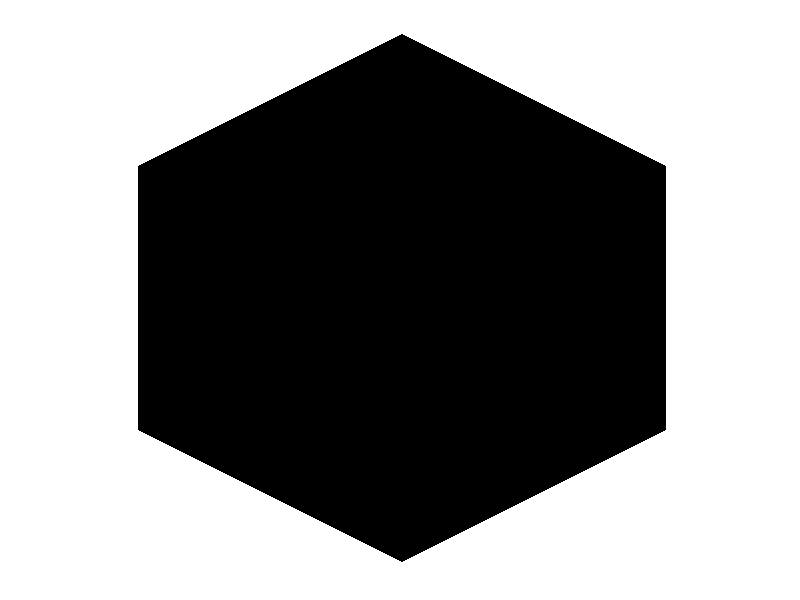

R code for this plot: (Note: a time limit stopped this script after it produced the figure.)
#========================================================
# Deterministic Algorithm Example: Sierpinski Pentagon
#========================================================


library(ggplot2)

# = Pick the number of iterations =
N <- 4

lambda <- 1/3

# = Define the functions =
theta <- 0
R <- matrix(data=c(cos(theta), -sin(theta), sin(theta), cos(theta)), byrow=TRUE, nrow=2, ncol=2)

A <- lambda*R


f_1 <- function(x){
  A%*%x + c(0, 2/3)
}

f_2 <- function(x){
  A%*%x + c(1/sqrt(3),1/3)
}

f_3 <- function(x){
  A%*%x + c(-1/sqrt(3),1/3)
}

f_4 <- function(x){
  A%*%x + c(-1/sqrt(3),-1/3)
}

f_5 <- function(x){
  A%*%x + c(1/sqrt(3),-1/3)
}

f_6 <- function(x){
  A%*%x + c(0, -2/3)
}


# = = = = = = = = = = = = 

# = Define the starting set =



a <- c(0, 1)
b <- c(sqrt(3)/2, 1/2)
c <- c(sqrt(3)/2, -1/2)
d <- c(0, -1)
e <- c(-sqrt(3)/2, -1/2)
f <- c(-sqrt(3)/2, 1/2)

S<-list()
S[[1]] <- a
S[[2]] <- b
S[[3]] <- c
S[[4]] <- d
S[[5]] <- e
S[[6]] <- f

ref <- c(0, 0)

# Plot the starting set
# = Prep to plot the lines between the pairs of points in the list S

X1<-vector()
X2<-vector()

for(j in 1:length(S)){
  p <- S[[j]]
  X1[j] <- p[1]
  X2[j] <- p[2]
  
} 

# Combine regions into one dataframe, using convex hull to fix ordering
df <- data.frame(X1 = X1, X2 = X2)

# Define id variables to specify groups to be shaded
ids <- c(1)

# Combine a ids, a constant shading value, and vertices
datapoly <- data.frame(
  id = rep(ids, each = 6),
  value = rep(1, each = 6),
  x = df$X1,
  y = df$X2
)

 #Create the plot
 p <- ggplot(datapoly, aes(x = x, y = y)) +
   geom_polygon(aes(fill = value, group = id))
 p + guides(fill=FALSE) +
   scale_fill_gradient(low="black", high="black") +
   theme(aspect.ratio=1) + xlab("") + ylab("") + theme(aspect.ratio=1) +
   theme(axis.line=element_blank(),
         axis.text.x=element_blank(),
         axis.text.y=element_blank(),
         axis.ticks=element_blank(),
         axis.title.x=element_blank(),
         axis.title.y=element_blank(),
         legend.position="none",
         panel.background=element_blank(),
         panel.border=element_blank(),
         panel.grid.major=element_blank(),
         panel.grid.minor=element_blank(),
         plot.background=element_blank())


# = = = = = = = = = = = = = = = = = = = = = = = = =


# = Iterate the functions =

FF <- list()
pts <- list()
refs <- list()

refs[[1]] <- ref

for(i in 1:N){
  
  for(j in 1:length(refs)){
    this_ref <- unlist(refs[[j]])
    pts[[j]] <- list(f_1(refs[[j]]),
                     f_2(refs[[j]]),
                     f_3(refs[[j]]),
                     f_4(refs[[j]]),
                     f_5(refs[[j]]),
                     f_6(refs[[j]]))
  }
  
  for(j in 1:length(S)){
    
    FF[[j]] <- list(f_1(S[[j]]),
                    f_2(S[[j]]),
                    f_3(S[[j]]),
                    f_4(S[[j]]),
                    f_5(S[[j]]),
                    f_6(S[[j]]))
    
  }
  
  S <- unlist(FF, recursive = FALSE)
  refs <- unlist(pts, recursive=FALSE)
}


# = Prep to plot the lines between the pairs of points in the list S

X<-vector()
Y<-vector()

for(j in 1:length(S)){
  p <- S[[j]]
  X[j] <- p[1]
  Y[j] <- p[2]
  
} 

# Prepare reference x and y values
x<-vector()
y<-vector()

for(j in 1:length(refs)){
  r <- refs[[j]]
  x[j] <- r[1]
  y[j] <- r[2]
} 

#----------------------------------------------------------
# Prepare a list of vertices to use as the shading polygons

refs_df <- data.frame(x,y)
pts_df <- data.frame(X, Y)
regions <- list()
corners <- list()

#shrink <- lambda^N
shrink <- lambda^N + 0.0001
#shrink <- 1.1755*lambda^N

for(i in 1:length(refs)){
  for(j in 1: nrow(pts_df)){
    how_far <- c(sqrt((pts_df[[j,1]]-refs_df[[i,1]])^2 + (pts_df[[j,2]]-refs_df[[i,2]])^2))
    if(how_far <= shrink){
      corners[[j]] <- pts_df[j,]
    } else{corners[[j]] <- NA}
  }
  regions[[i]]<- corners
}

#-----------------------------------------------
# Convert each list of vertices to a dataframe

regions_dfs <- list()

for(j in 1:length(regions)){
  
  test_region <- regions[[j]]
  tr_df <- data.frame(matrix(NA, nrow = length(test_region), ncol = 2))
  
  for(i in 1:length(test_region)){
    if(length(test_region[[i]][1])>0 & length(test_region[[i]][2])>0){
      
      tr_df[i,1] <- test_region[[i]][1]
      tr_df[i,2] <- test_region[[i]][2]
      
    }
  }
  
  # Remove null rows
  tr_df <- tr_df[unique(which(!is.na(tr_df), arr.ind = TRUE)[,1]),]
  
  # Remove duplicates
  tr_df <- tr_df[!duplicated(round(tr_df, digits=4)), ]
  
  # Add to list of dataframes
  regions_dfs[[j]] <- tr_df
}

#---------------------------------------------------------------------------------
# Plot the shading using geom_polygon
# When using geom_polygon, you will typically need two data frames:
# one contains the coordinates of each polygon (positions),  and the
# other the values associated with each polygon (values).  An id
# variable links the two together

# Combine regions into one dataframe, using convex hull to fix ordering
df <- regions_dfs[[1]]
df <- df[chull(df),]

for(i in 2:length(regions_dfs)){
  add_below <- regions_dfs[[i]]
  df <- rbind(df, add_below[chull(add_below),])
}
row.names(df) <- c(1:nrow(df))

# Define id variables to specify groups to be shaded
ids <- c(1:length(regions_dfs))

# Combine a ids, a constant shading value, and vertices
datapoly <- data.frame(
  id = rep(ids, each = 6),
  value = rep(1, each = 6^N),
  x = df$X1,
  y = df$X2
)

# Create the plot
p <- ggplot(datapoly, aes(x = x, y = y)) +
  geom_polygon(aes(fill = value, group = id))
p + guides(fill=FALSE) +
  scale_fill_gradient(low="black", high="black") +
  theme(aspect.ratio=1) + xlab("") + ylab("")

#Create the plot
p <- ggplot(datapoly, aes(x = x, y = y)) +
  geom_polygon(aes(fill = value, group = id))
p + guides(fill=FALSE) +
  scale_fill_gradient(low="black", high="black") +
  theme(aspect.ratio=1) + xlab("") + ylab("") + theme(aspect.ratio=1) +
  theme(axis.line=element_blank(),
        axis.text.x=element_blank(),
        axis.text.y=element_blank(),
        axis.ticks=element_blank(),
        axis.title.x=element_blank(),
        axis.title.y=element_blank(),
        legend.position="none",
        panel.background=element_blank(),
        panel.border=element_blank(),
        panel.grid.major=element_blank(),
        panel.grid.minor=element_blank(),
        plot.background=element_blank())
